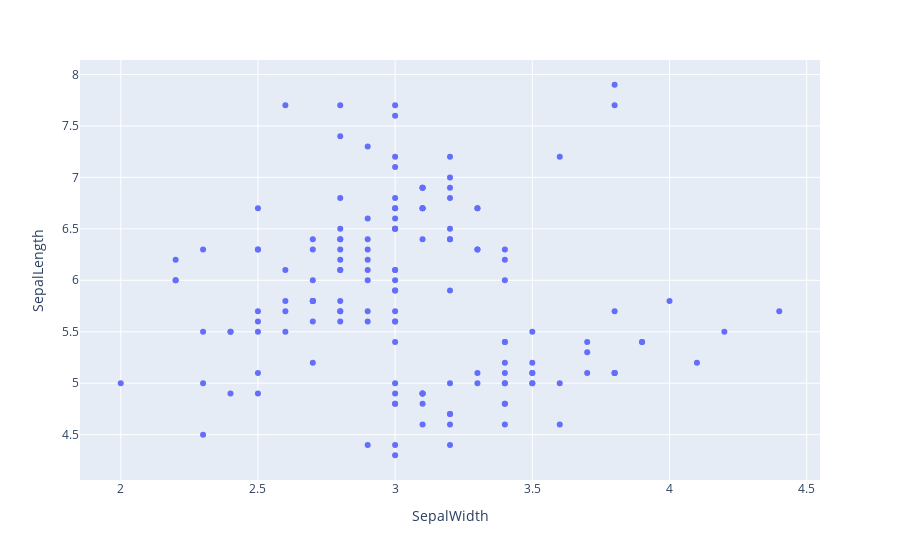

The code cell stored with this chart in its notebook:
### Markdown cell above
It did not display! Why? Use the fuction `show` to display the scatter plot of the relationship between sepal width and sepal length.

- `with fig_iris do show`

**It may take ~ 10 seconds for the block to create the dropdown and a similary amount of time for the plot to display.**

### Code cell
fig_iris.show()

#<xml xmlns="https://developers.google.com/blockly/xml"><variables><variable id=".Y9~^4%y]rs,A!j8aXw0">fig_iris</variable></variables><block type="varDoMethod_Python" id="Y3*:nG98oP04XKV=JbYK" x="8" y="188"><field name="VAR" id=".Y9~^4%y]rs,A!j8aXw0">fig_iris</field><field name="MEMBER">show</field><data>fig_iris:show</data></block></xml>

### Figure 1 — Plotly figure (JSON) as saved in the notebook; plotly's stock layout.template omitted (floating-point values rounded to 4 significant figures; data arrays with more than 128 entries replaced by an {"elided": "..."} marker saying what was removed)
{"data": [{"hovertemplate": "SepalWidth=%{x}<br>SepalLength=%{y}<extra></extra>", "legendgroup": "", "marker": {"color": "#636efa", "symbol": "circle"}, "mode": "markers", "name": "", "orientation": "v", "showlegend": false, "type": "scatter", "x": {"elided": "150 float values"}, "xaxis": "x", "y": {"elided": "150 float values"}, "yaxis": "y"}], "layout": {"autosize": true, "legend": {"tracegroupgap": 0}, "margin": {"t": 60}, "xaxis": {"anchor": "y", "autorange": true, "domain": [0, 1], "range": [1.858, 4.542], "title": {"text": "SepalWidth"}, "type": "linear"}, "yaxis": {"anchor": "x", "autorange": true, "domain": [0, 1], "range": [4.045, 8.155], "title": {"text": "SepalLength"}, "type": "linear"}}}
